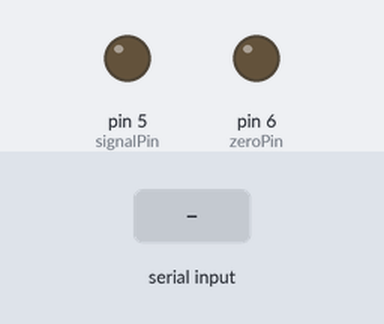
Bench run of a sketch on a simulated Arduino Uno, built with avr-gcc and run on an emulated ATmega328P. Parts: output pins drawn as LEDs (lit = HIGH). The test bench sets the inputs (shaded band).

Above: at 1.2 s.
1.3 s: "90,45\n" received over Serial
At 1.45 s:
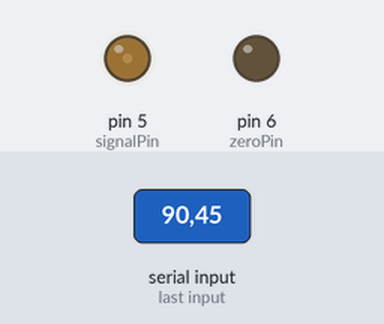
3.0 s: "30,150\n" received over Serial
At 3.16 s:
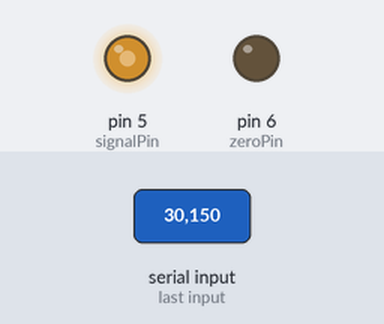
4.7 s: "200\n" received over Serial
At 6.1 s:
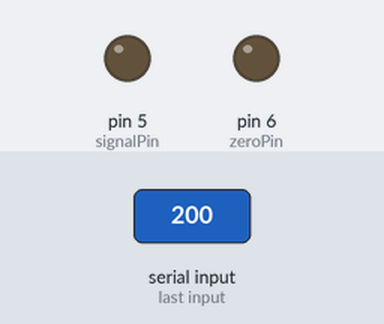
Timing chart, 0 to 7.7 s (numbered marks = the images above; inputs shaded):
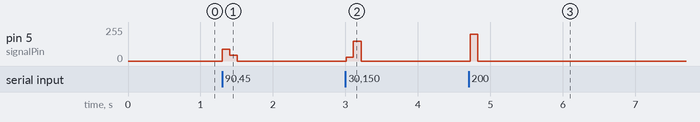

Measured:
- after the input at 1.3 s, pin 5 (signalPin): 0/255 → 90/255 at once, → 45/255 0.10 s later, → 0/255 0.11 s later
- after the input at 3.0 s, pin 5 (signalPin): 0/255 → 30/255 at once, → 150/255 0.10 s later, → 0/255 0.11 s later
- after the input at 4.7 s, pin 5 (signalPin): 0/255 → 200/255 at once, → 0/255 0.11 s later

The sketch:

Motor.ino
```cpp
#define IN1 6
#define IN2 5

int serialReadInt()
{
  if (!Serial.available()) return -1;
  return Serial.parseInt();
}

void setMotorSpeed(int spd)
{
  int zeroPin;
  int signalPin;

  // determine which pins to apply signal to
  if (spd > 0)
  {
    // case 1: spd is positive, rotate one direction
    zeroPin = IN1;
    signalPin = IN2;
  }
  else
  {
    // case 2: spd is negative, rotate the other direction
    zeroPin = IN2;
    signalPin = IN1;
    spd = -spd;
  }


  // apply pwm signal
  digitalWrite(zeroPin, LOW);
  analogWrite(signalPin, spd);

}

void setup()
{
  pinMode(5, OUTPUT);
  pinMode(6, OUTPUT);
  Serial.begin(115200);
  Serial.setTimeout(10);

}

void loop()
{
  int dataIn = serialReadInt();

  if (dataIn != -1)
  {
    setMotorSpeed(dataIn);
  }

  delay(100);

}
```
